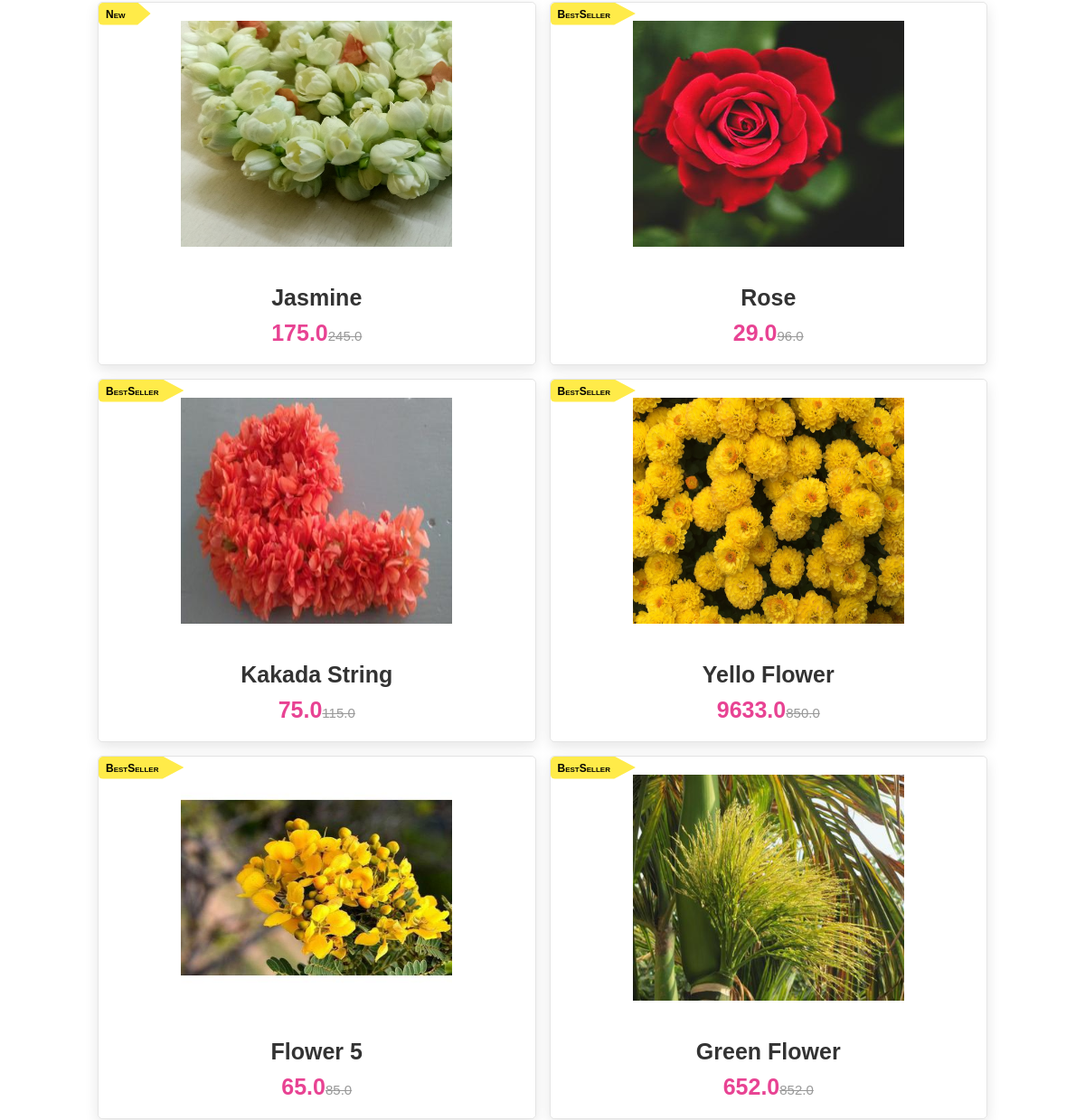
/ (middle part), run on an earlier commit of the app's database.
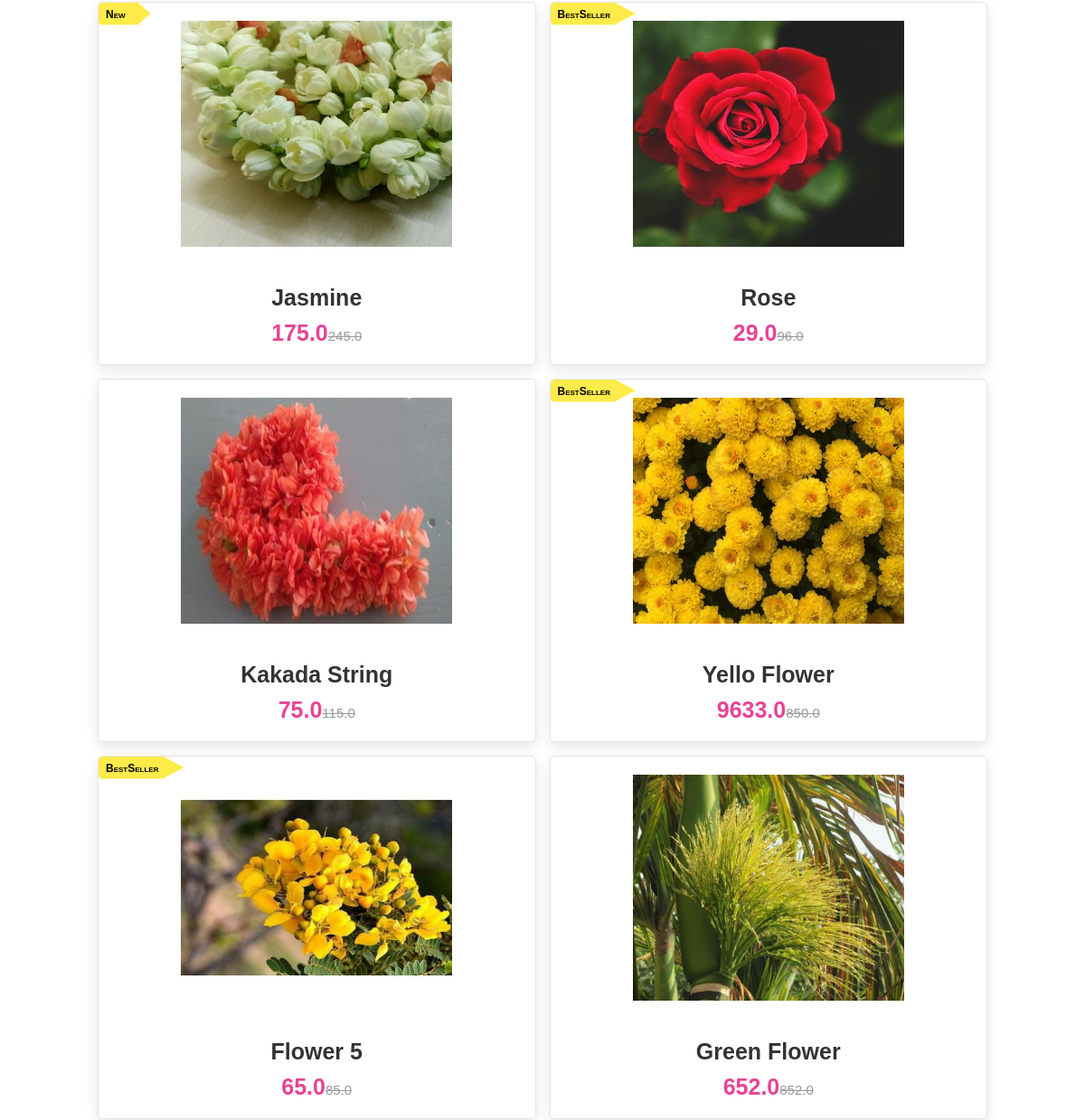
And on a later commit of the database.
### core/models.py (models this page shows, shortened)
class Item(models.Model):
    flower_name = models.CharField(max_length=100, default="")
    price = models.FloatField()
    discount_price = models.FloatField(blank=True, null=True)
    description = models.TextField()
    category = models.ForeignKey(Category, on_delete=models.CASCADE)
    label = models.CharField(choices=label_choices,
                             default="", max_length=2, blank=True, null=True)
    item_image = models.ImageField(
        upload_to="uploads/", default='/images/no-image.jpg')
    is_auctioned = models.BooleanField(default=False)
    class Meta:
        verbose_name_plural = 'Items'
    def get_absolute_url(self):
        return reverse("core:Detail-view", kwargs={"pk": self.pk})
    def get_add_to_cart_url(self):
        return reverse("core:add-to-cart", kwargs={'pk': self.pk})

### core/views.py (the view)
# urls.py: path("", HomePage.as_view(), name="Home-Page"),
class HomePage(ListView):
    model = Item
    context_object_name = 'Flowers'
    template_name = "index.html"

### core/templatetags/cart_tags.py (called while the page is built)
@register.filter
def cart_item_count(user):
    if user.is_authenticated:
        items = CartItem.objects.filter(user=user, ordered=False)
        if items.exists():
            return items[0].item.count()
    else:
        return 0

### Templates/index.html (shortened to what this page needs)
{% extends 'base.html' %}
{% load static %}
{% block content %}
  <section class="products" id="products">
    <div class="box-container">
      {% for Flower in Flowers %}
      <div class="box">
        {% if Flower.label %}
          <span class="discount">{{Flower.get_label_display}}</span>
        {% endif %}
        <div class="image">
          <a href="{{Flower.get_absolute_url}}"><img src=/media/{{Flower.item_image}} alt="{{Flower.flower_name}}"/></a>
        </div>
        <div class="content">
          <h3>{{Flower.flower_name}}</h3>
          <div class="price">{{Flower.discount_price}}<span>{{Flower.price}}</span></div>
        </div>
      </div>
      {% endfor %}
    </div>
  </section>
{% endblock %}

What changed in the data, as far as the page shows it:
changed Item "Kakada String": label "BestSeller" → (not shown)
changed Item "Green Flower": label "BestSeller" → (not shown)
